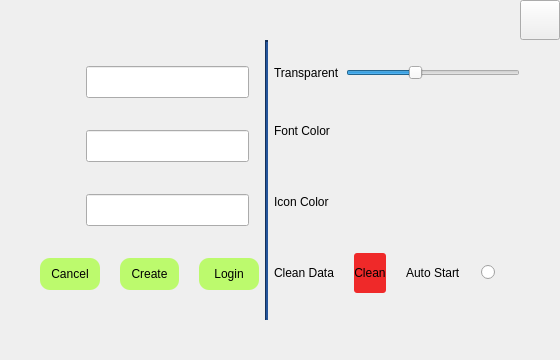
<?xml version="1.0" encoding="UTF-8"?>
<ui version="4.0">
 <class>login</class>
 <widget class="QDialog" name="login">
  <property name="geometry">
   <rect>
    <x>0</x>
    <y>0</y>
    <width>560</width>
    <height>360</height>
   </rect>
  </property>
  <property name="minimumSize">
   <size>
    <width>560</width>
    <height>360</height>
   </size>
  </property>
  <property name="maximumSize">
   <size>
    <width>560</width>
    <height>360</height>
   </size>
  </property>
  <property name="windowTitle">
   <string>Setting</string>
  </property>
  <property name="windowOpacity">
   <double>1.000000000000000</double>
  </property>
  <property name="autoFillBackground">
   <bool>true</bool>
  </property>
  <property name="styleSheet">
   <string notr="true"/>
  </property>
  <property name="sizeGripEnabled">
   <bool>false</bool>
  </property>
  <layout class="QGridLayout" name="gridLayout" rowstretch="99,0" columnstretch="99,0">
   <property name="sizeConstraint">
    <enum>QLayout::SetDefaultConstraint</enum>
   </property>
   <property name="leftMargin">
    <number>40</number>
   </property>
   <property name="topMargin">
    <number>0</number>
   </property>
   <property name="rightMargin">
    <number>0</number>
   </property>
   <property name="bottomMargin">
    <number>40</number>
   </property>
   <property name="spacing">
    <number>0</number>
   </property>
   <item row="0" column="0">
    <spacer name="horizontalSpacer">
     <property name="orientation">
      <enum>Qt::Horizontal</enum>
     </property>
     <property name="sizeHint" stdset="0">
      <size>
       <width>1</width>
       <height>1</height>
      </size>
     </property>
    </spacer>
   </item>
   <item row="1" column="0">
    <layout class="QHBoxLayout" name="horizontalLayout">
     <property name="spacing">
      <number>6</number>
     </property>
     <item>
      <layout class="QVBoxLayout" name="verticalLayout_0">
       <property name="spacing">
        <number>6</number>
       </property>
       <item>
        <layout class="QHBoxLayout" name="horizontalLayout_0">
         <property name="rightMargin">
          <number>10</number>
         </property>
         <item>
          <widget class="QPushButton" name="S">
           <property name="text">
            <string/>
           </property>
           <property name="icon">
            <iconset resource="icon.qrc">
             <normaloff>:/resource/server.svg</normaloff>:/resource/server.svg</iconset>
           </property>
           <property name="iconSize">
            <size>
             <width>32</width>
             <height>32</height>
            </size>
           </property>
           <property name="flat">
            <bool>true</bool>
           </property>
          </widget>
         </item>
         <item>
          <widget class="QLineEdit" name="server_port">
           <property name="minimumSize">
            <size>
             <width>0</width>
             <height>32</height>
            </size>
           </property>
           <property name="maximumSize">
            <size>
             <width>16777215</width>
             <height>32</height>
            </size>
           </property>
           <property name="inputMethodHints">
            <set>Qt::ImhNone</set>
           </property>
           <property name="text">
            <string/>
           </property>
           <property name="maxLength">
            <number>22</number>
           </property>
           <property name="placeholderText">
            <string/>
           </property>
           <property name="clearButtonEnabled">
            <bool>true</bool>
           </property>
          </widget>
         </item>
        </layout>
       </item>
       <item>
        <layout class="QHBoxLayout" name="horizontalLayout_1">
         <property name="rightMargin">
          <number>10</number>
         </property>
         <item>
          <widget class="QPushButton" name="U">
           <property name="text">
            <string/>
           </property>
           <property name="icon">
            <iconset resource="icon.qrc">
             <normaloff>:/resource/user.svg</normaloff>:/resource/user.svg</iconset>
           </property>
           <property name="iconSize">
            <size>
             <width>32</width>
             <height>32</height>
            </size>
           </property>
           <property name="flat">
            <bool>true</bool>
           </property>
          </widget>
         </item>
         <item>
          <widget class="QLineEdit" name="username">
           <property name="minimumSize">
            <size>
             <width>0</width>
             <height>32</height>
            </size>
           </property>
           <property name="maximumSize">
            <size>
             <width>16777215</width>
             <height>32</height>
            </size>
           </property>
           <property name="inputMethodHints">
            <set>Qt::ImhNone</set>
           </property>
           <property name="text">
            <string/>
           </property>
           <property name="maxLength">
            <number>8</number>
           </property>
           <property name="placeholderText">
            <string extracomment="username"/>
           </property>
           <property name="clearButtonEnabled">
            <bool>true</bool>
           </property>
          </widget>
         </item>
        </layout>
       </item>
       <item>
        <layout class="QHBoxLayout" name="horizontalLayout_2">
         <property name="rightMargin">
          <number>10</number>
         </property>
         <item>
          <widget class="QPushButton" name="P">
           <property name="text">
            <string/>
           </property>
           <property name="icon">
            <iconset resource="icon.qrc">
             <normaloff>:/resource/passwd.svg</normaloff>:/resource/passwd.svg</iconset>
           </property>
           <property name="iconSize">
            <size>
             <width>32</width>
             <height>32</height>
            </size>
           </property>
           <property name="flat">
            <bool>true</bool>
           </property>
          </widget>
         </item>
         <item>
          <widget class="QLineEdit" name="password">
           <property name="minimumSize">
            <size>
             <width>0</width>
             <height>32</height>
            </size>
           </property>
           <property name="maximumSize">
            <size>
             <width>16777215</width>
             <height>32</height>
            </size>
           </property>
           <property name="inputMethodHints">
            <set>Qt::ImhHiddenText|Qt::ImhNoAutoUppercase|Qt::ImhNoPredictiveText|Qt::ImhSensitiveData</set>
           </property>
           <property name="text">
            <string/>
           </property>
           <property name="maxLength">
            <number>12</number>
           </property>
           <property name="frame">
            <bool>true</bool>
           </property>
           <property name="echoMode">
            <enum>QLineEdit::Password</enum>
           </property>
           <property name="alignment">
            <set>Qt::AlignLeading|Qt::AlignLeft|Qt::AlignVCenter</set>
           </property>
           <property name="placeholderText">
            <string comment="password" extracomment="password"/>
           </property>
           <property name="clearButtonEnabled">
            <bool>true</bool>
           </property>
          </widget>
         </item>
        </layout>
       </item>
       <item>
        <layout class="QHBoxLayout" name="horizontalLayout_3">
         <property name="spacing">
          <number>20</number>
         </property>
         <property name="leftMargin">
          <number>0</number>
         </property>
         <property name="rightMargin">
          <number>0</number>
         </property>
         <item>
          <widget class="QPushButton" name="cancel">
           <property name="minimumSize">
            <size>
             <width>0</width>
             <height>32</height>
            </size>
           </property>
           <property name="maximumSize">
            <size>
             <width>64</width>
             <height>32</height>
            </size>
           </property>
           <property name="styleSheet">
            <string notr="true">border-radius:10px;
background-color: rgb(188, 250, 109);</string>
           </property>
           <property name="text">
            <string>Cancel</string>
           </property>
           <property name="flat">
            <bool>false</bool>
           </property>
          </widget>
         </item>
         <item>
          <widget class="QPushButton" name="creteNewUser">
           <property name="minimumSize">
            <size>
             <width>0</width>
             <height>32</height>
            </size>
           </property>
           <property name="maximumSize">
            <size>
             <width>64</width>
             <height>32</height>
            </size>
           </property>
           <property name="styleSheet">
            <string notr="true">border-radius:10px;
background-color: rgb(188, 250, 109);</string>
           </property>
           <property name="text">
            <string>Create</string>
           </property>
           <property name="flat">
            <bool>false</bool>
           </property>
          </widget>
         </item>
         <item>
          <widget class="QPushButton" name="Login">
           <property name="minimumSize">
            <size>
             <width>0</width>
             <height>32</height>
            </size>
           </property>
           <property name="maximumSize">
            <size>
             <width>64</width>
             <height>32</height>
            </size>
           </property>
           <property name="styleSheet">
            <string notr="true">border-radius:10px;
background-color: rgb(188, 250, 109);</string>
           </property>
           <property name="text">
            <string>Login</string>
           </property>
           <property name="flat">
            <bool>false</bool>
           </property>
          </widget>
         </item>
        </layout>
       </item>
      </layout>
     </item>
     <item>
      <widget class="Line" name="line">
       <property name="minimumSize">
        <size>
         <width>0</width>
         <height>0</height>
        </size>
       </property>
       <property name="styleSheet">
        <string notr="true">background-color: rgb(32, 74, 135);</string>
       </property>
       <property name="lineWidth">
        <number>2</number>
       </property>
       <property name="orientation">
        <enum>Qt::Vertical</enum>
       </property>
      </widget>
     </item>
     <item>
      <layout class="QVBoxLayout" name="verticalLayout_1">
       <item>
        <layout class="QHBoxLayout" name="horizontalLayout_4">
         <item>
          <widget class="QLabel" name="transparentLabel">
           <property name="text">
            <string>Transparent</string>
           </property>
          </widget>
         </item>
         <item>
          <widget class="QSlider" name="transparent">
           <property name="maximum">
            <number>255</number>
           </property>
           <property name="singleStep">
            <number>5</number>
           </property>
           <property name="pageStep">
            <number>25</number>
           </property>
           <property name="value">
            <number>100</number>
           </property>
           <property name="sliderPosition">
            <number>100</number>
           </property>
           <property name="tracking">
            <bool>false</bool>
           </property>
           <property name="orientation">
            <enum>Qt::Horizontal</enum>
           </property>
          </widget>
         </item>
        </layout>
       </item>
       <item>
        <layout class="QHBoxLayout" name="horizontalLayout_5">
         <item>
          <widget class="QLabel" name="fontColorLabel">
           <property name="text">
            <string>Font Color</string>
           </property>
          </widget>
         </item>
         <item>
          <widget class="QPushButton" name="chooseFontColor">
           <property name="minimumSize">
            <size>
             <width>150</width>
             <height>40</height>
            </size>
           </property>
           <property name="maximumSize">
            <size>
             <width>150</width>
             <height>16777215</height>
            </size>
           </property>
           <property name="styleSheet">
            <string notr="true">border-radius:3px;
</string>
           </property>
           <property name="text">
            <string/>
           </property>
          </widget>
         </item>
        </layout>
       </item>
       <item>
        <layout class="QHBoxLayout" name="horizontalLayout_6">
         <item>
          <widget class="QLabel" name="IconColorLabel">
           <property name="text">
            <string>Icon Color</string>
           </property>
          </widget>
         </item>
         <item>
          <widget class="QPushButton" name="chooseIconColor">
           <property name="minimumSize">
            <size>
             <width>150</width>
             <height>40</height>
            </size>
           </property>
           <property name="maximumSize">
            <size>
             <width>150</width>
             <height>16777215</height>
            </size>
           </property>
           <property name="styleSheet">
            <string notr="true">border-radius:3px;</string>
           </property>
           <property name="text">
            <string/>
           </property>
          </widget>
         </item>
        </layout>
       </item>
       <item>
        <layout class="QHBoxLayout" name="horizontalLayout_78">
         <property name="spacing">
          <number>20</number>
         </property>
         <item>
          <layout class="QHBoxLayout" name="horizontalLayout_7">
           <item>
            <widget class="QLabel" name="clearDataLabel">
             <property name="text">
              <string>Clean Data</string>
             </property>
            </widget>
           </item>
           <item>
            <widget class="QPushButton" name="clearData">
             <property name="minimumSize">
              <size>
               <width>0</width>
               <height>40</height>
              </size>
             </property>
             <property name="maximumSize">
              <size>
               <width>150</width>
               <height>16777215</height>
              </size>
             </property>
             <property name="styleSheet">
              <string notr="true">background-color: rgb(239, 41, 41);
border-radius:3px;</string>
             </property>
             <property name="text">
              <string>Clean</string>
             </property>
            </widget>
           </item>
          </layout>
         </item>
         <item>
          <layout class="QHBoxLayout" name="horizontalLayout_8">
           <property name="leftMargin">
            <number>0</number>
           </property>
           <property name="rightMargin">
            <number>25</number>
           </property>
           <item>
            <widget class="QLabel" name="label">
             <property name="text">
              <string>Auto Start</string>
             </property>
            </widget>
           </item>
           <item>
            <widget class="QRadioButton" name="radioButton">
             <property name="layoutDirection">
              <enum>Qt::RightToLeft</enum>
             </property>
             <property name="text">
              <string/>
             </property>
            </widget>
           </item>
          </layout>
         </item>
        </layout>
       </item>
      </layout>
     </item>
    </layout>
   </item>
   <item row="0" column="1">
    <widget class="QPushButton" name="exit">
     <property name="minimumSize">
      <size>
       <width>40</width>
       <height>40</height>
      </size>
     </property>
     <property name="maximumSize">
      <size>
       <width>40</width>
       <height>40</height>
      </size>
     </property>
     <property name="text">
      <string/>
     </property>
     <property name="icon">
      <iconset resource="icon.qrc">
       <normaloff>:/resource/exit.svg</normaloff>:/resource/exit.svg</iconset>
     </property>
     <property name="iconSize">
      <size>
       <width>40</width>
       <height>40</height>
      </size>
     </property>
    </widget>
   </item>
   <item row="1" column="1">
    <spacer name="verticalSpacer">
     <property name="orientation">
      <enum>Qt::Vertical</enum>
     </property>
     <property name="sizeHint" stdset="0">
      <size>
       <width>20</width>
       <height>40</height>
      </size>
     </property>
    </spacer>
   </item>
  </layout>
 </widget>
 <resources>
  <include location="icon.qrc"/>
 </resources>
 <connections/>
</ui>
